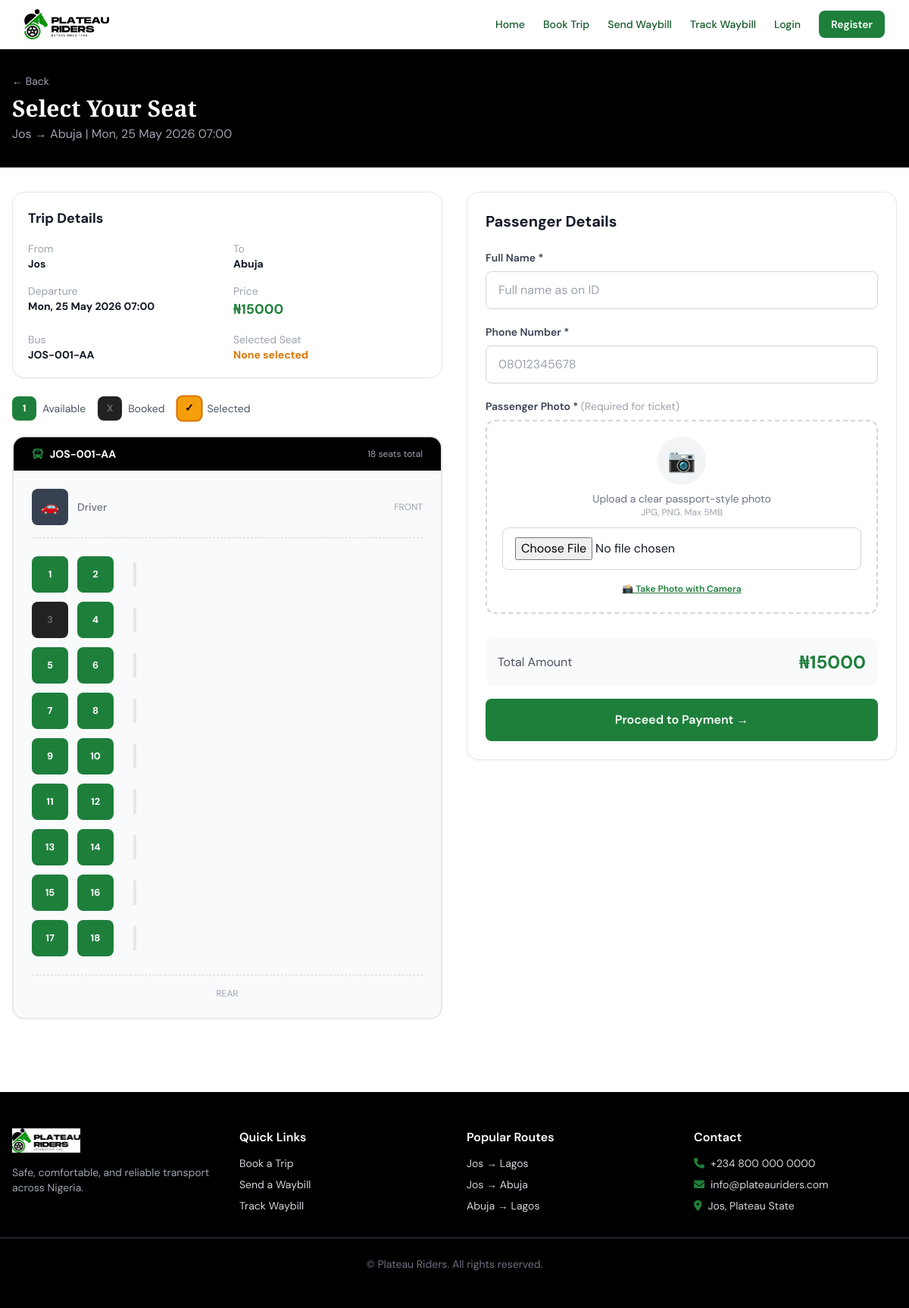
/booking/seats/9/, run on the app's committed database.
### apps/booking/models.py (models this page shows, shortened)
class Trip(models.Model):
    STATUS_CHOICES = [
        ('scheduled', 'Scheduled'),
        ('boarding', 'Boarding'),
        ('in_transit', 'In Transit'),
        ('completed', 'Completed'),
        ('cancelled', 'Cancelled'),
    ]
    route = models.ForeignKey(Route, on_delete=models.CASCADE, related_name='trips')
    bus = models.ForeignKey(Bus, on_delete=models.CASCADE, related_name='trips')
    departure_time = models.DateTimeField()
    arrival_time = models.DateTimeField(null=True, blank=True)
    price = models.DecimalField(max_digits=10, decimal_places=2)
    status = models.CharField(max_length=20, choices=STATUS_CHOICES, default='scheduled')
    created_at = models.DateTimeField(auto_now_add=True)
    def booked_seat_ids(self):
        return list(self.bookings.filter(
            status__in=['confirmed', 'pending']
        ).values_list('seat_id', flat=True))

### apps/routes/models.py (models this page shows, shortened)
class Route(models.Model):
    origin = models.CharField(max_length=100)
    destination = models.CharField(max_length=100)
    base_price = models.DecimalField(max_digits=10, decimal_places=2, default=0)
    is_active = models.BooleanField(default=True)
    created_at = models.DateTimeField(auto_now_add=True)

### apps/buses/models.py (models this page shows, shortened)
class Bus(models.Model):
    BUS_TYPES = [
        ('standard', 'Standard Bus'),
        ('luxury', 'Luxury Bus'),
        ('minibus', 'Minibus'),
        ('coaster', 'Coaster'),
    ]
    plate_number = models.CharField(max_length=20, unique=True)
    capacity = models.PositiveIntegerField()
    bus_type = models.CharField(max_length=20, choices=BUS_TYPES, default='standard')
    is_active = models.BooleanField(default=True)
    created_at = models.DateTimeField(auto_now_add=True)

class Seat(models.Model):
    bus = models.ForeignKey(Bus, on_delete=models.CASCADE, related_name='seats')
    seat_number = models.PositiveIntegerField()
    class Meta:
        unique_together = ('bus', 'seat_number')
        ordering = ['seat_number']

### apps/booking/views.py (the view)
# urls.py: path('booking/seats/<int:trip_id>/', views.select_seats, name='select_seats'),
def select_seats(request, trip_id):
    trip = get_object_or_404(Trip, pk=trip_id)
    origin = request.GET.get('origin', trip.route.origin)
    destination = request.GET.get('destination', trip.route.destination)
    price = request.GET.get('price', trip.price)
    seats = trip.bus.seats.all().order_by('seat_number')
    booked_seat_ids = trip.booked_seat_ids()
    seat_data = []
    for seat in seats:
        seat_data.append({
            'id': seat.id,
            'number': seat.seat_number,
            'is_booked': seat.id in booked_seat_ids,
        })
    form = PassengerDetailsForm()
    return render(request, 'booking/select_seats.html', {
        'trip': trip,
        'seats': seats,
        'seat_data': json.dumps(seat_data),
        'booked_seat_ids': booked_seat_ids,
        'origin': origin,
        'destination': destination,
        'price': price,
        'form': form,
        'bus': trip.bus,
    })

### apps/booking/forms.py
class PassengerDetailsForm(forms.ModelForm):
    class Meta:
        model = Booking
        fields = ['passenger_name', 'phone', 'passenger_photo']
        widgets = {
            'passenger_name': forms.TextInput(attrs={
                'class': 'form-input w-full px-4 py-3 rounded-lg border border-gray-300',
                'placeholder': 'Full name as on ID'
            }),
            'phone': forms.TextInput(attrs={
                'class': 'form-input w-full px-4 py-3 rounded-lg border border-gray-300',
                'placeholder': '08012345678'
            }),
            'passenger_photo': forms.FileInput(attrs={
                'class': 'form-input w-full px-4 py-3 rounded-lg border border-gray-300',
                'accept': 'image/*',
                'capture': 'user'
            }),
        }
    def __init__(self, *args, **kwargs):
        super().__init__(*args, **kwargs)
        self.fields['passenger_photo'].required = True

### templates/booking/select_seats.html (shortened to what this page needs)
{% extends 'base.html' %}
{% block content %}
<div class="bg-black text-white py-8 no-print">
    <div class="max-w-7xl mx-auto px-4">
        <div class="flex items-center gap-3 mb-2">
            <a href="javascript:history.back()" class="text-gray-400 hover:text-white text-sm">← Back</a>
        </div>
        <h1 class="font-display text-3xl font-bold">Select Your Seat</h1>
        <p class="text-gray-400 mt-1">{{ trip.route.origin }} → {{ trip.route.destination }} | {{ trip.departure_time|date:"D, d M Y H:i" }}</p>
    </div>
</div>
<div class="max-w-7xl mx-auto px-4 py-8">
    <form method="POST" action="/booking/confirm/{{ trip.id }}/" enctype="multipart/form-data" id="booking-form">
        <div class="grid grid-cols-1 lg:grid-cols-2 gap-8">
            <div>
                <div class="bg-white border border-gray-200 rounded-2xl p-5 mb-6 shadow-sm">
                    <h3 class="font-bold text-lg mb-4">Trip Details</h3>
                    <div class="grid grid-cols-2 gap-4 text-sm">
                        <div>
                            <span class="text-gray-400 block">From</span>
                            <strong>{{ origin }}</strong>
                        </div>
                        <div>
                            <span class="text-gray-400 block">To</span>
                            <strong>{{ destination }}</strong>
                        </div>
                        <div>
                            <span class="text-gray-400 block">Departure</span>
                            <strong>{{ trip.departure_time|date:"D, d M Y H:i" }}</strong>
                        </div>
                        <div>
                            <span class="text-gray-400 block">Price</span>
                            <strong class="text-pr-green text-lg">₦{{ price|floatformat:0 }}</strong>
                        </div>
                        <div>
                            <span class="text-gray-400 block">Bus</span>
                            <strong>{{ bus.plate_number }}</strong>
                        </div>
                        <div>
                            <span class="text-gray-400 block">Selected Seat</span>
                            <strong id="selected-seat-display" class="text-amber-600">None selected</strong>
                        </div>
                    </div>
                </div>
                <div class="flex gap-4 mb-5 flex-wrap">
                    <div class="flex items-center gap-2">
                        <div class="w-8 h-8 seat-btn available">1</div>
                        <span class="text-sm text-gray-600">Available</span>
                    </div>
                    <div class="flex items-center gap-2">
                        <div class="w-8 h-8 seat-btn booked">X</div>
                        <span class="text-sm text-gray-600">Booked</span>
                    </div>
                    <div class="flex items-center gap-2">
                        <div class="w-8 h-8 seat-btn selected">✓</div>
                        <span class="text-sm text-gray-600">Selected</span>
                    </div>
                </div>
                <div class="bg-white border-2 border-gray-200 rounded-2xl overflow-hidden">
                    <div class="bg-black text-white px-6 py-3 flex items-center justify-between">
                        <span class="font-bold text-sm"><i class="fa-solid fa-bus text-pr-green mr-2"></i>{{ bus.plate_number }}</span>
                        <span class="text-xs text-gray-400">{{ bus.capacity }} seats total</span>
                    </div>
                    <div class="p-6 bg-gray-50">
                        <div class="flex justify-between items-center mb-6 pb-4 border-b border-dashed border-gray-300">
                            <div class="flex items-center gap-3">
                                <div class="driver-seat">🚗</div>
                                <span class="text-sm text-gray-500 font-medium">Driver</span>
                            </div>
                            <div class="text-xs text-gray-400">FRONT</div>
                        </div>
                        <div class="space-y-3" id="seat-map">
                            {% for seat in seats %}
                            {% if forloop.counter0|divisibleby:2 %}
                            <div class="flex gap-3 items-center">
                            {% endif %}
                            <button type="button"
                                    class="seat-btn {% if seat.id in booked_seat_ids %}booked{% else %}available{% endif %}"
                                    data-seat-id="{{ seat.id }}"
                                    data-seat-number="{{ seat.seat_number }}"
                                    {% if seat.id in booked_seat_ids %}disabled{% endif %}>
                                {{ seat.seat_number }}
                            </button>
                            {% if forloop.counter|divisibleby:2 or forloop.last %}
                            <div class="w-8 h-8 flex items-center justify-center">
                                <div class="w-1 h-full bg-gray-200"></div>
                            </div>
                            </div>
                            {% endif %}
                            {% endfor %}
                        </div>
                        <div class="mt-6 pt-4 border-t border-dashed border-gray-300 text-center text-xs text-gray-400">
                            REAR
                        </div>
                    </div>
                </div>
            </div>
            <div>
                <div class="bg-white border border-gray-200 rounded-2xl p-6 shadow-sm">
                    <h3 class="font-bold text-xl mb-6">Passenger Details</h3>
                    <div class="space-y-5">
                        <div>
                            <label class="block text-sm font-semibold text-gray-700 mb-2">Full Name *</label>
                            {{ form.passenger_name }}
                        </div>
                        <div>
                            <label class="block text-sm font-semibold text-gray-700 mb-2">Phone Number *</label>
                            {{ form.phone }}
                        </div>
                        <div>
                            <label class="block text-sm font-semibold text-gray-700 mb-2">
                                Passenger Photo * <span class="text-gray-400 font-normal">(Required for ticket)</span>
                            </label>
                            <div class="border-2 border-dashed border-gray-300 rounded-xl p-5 text-center hover:border-pr-green transition-colors">
                                <div id="photo-placeholder" class="mb-3">
                                    <div class="w-16 h-16 bg-gray-100 rounded-full flex items-center justify-center mx-auto mb-2">
                                        <span class="text-3xl">📷</span>
                                    </div>
                                    <p class="text-sm text-gray-500">Upload a clear passport-style photo</p>
                                    <p class="text-xs text-gray-400">JPG, PNG. Max 5MB</p>
                                </div>
                                {{ form.passenger_photo }}
                                <div class="mt-3">
                                    <button type="button" id="camera-btn"
                                            class="text-xs text-pr-green hover:text-pr-dark font-semibold underline">
                                        📸 Take Photo with Camera
                                    </button>
                                </div>
                            </div>
                        </div>
                    </div>
                    <div class="mt-8">
                        <div class="flex items-center justify-between mb-4 p-4 bg-gray-50 rounded-xl">
                            <span class="text-gray-600">Total Amount</span>
                            <span class="font-bold text-2xl text-pr-green">₦{{ price|floatformat:0 }}</span>
                        </div>
                        <button type="button" id="proceed-btn" class="btn-primary w-full py-4 text-base">
                            Proceed to Payment →
                        </button>
                    </div>
                </div>
            </div>
        </div>
    </form>
</div>
{% endblock %}

### templates/base.html (style rules this page uses)
body { font-family: 'DM Sans', system-ui, sans-serif; }
.font-display { font-family: 'Playfair Display', Georgia, serif; }
.btn-primary { background-color: #1E7F3B; color: white; padding: 0.75rem 1.5rem; border-radius: 0.5rem; font-weight: 600; transition: background-color 0.2s; display: inline-block; cursor: pointer; border: none; }
.form-input { width: 100%; padding: 0.75rem 1rem; border: 1px solid #d1d5db; border-radius: 0.5rem; outline: none; transition: border-color 0.2s; }

### templates/booking/select_seats.html (style rules this page uses)
.seat-btn { width: 48px; height: 48px; border-radius: 8px; font-weight: 700; font-size: 0.8rem; transition: all 0.15s; display: flex; align-items: center; justify-content: center; border: 2px solid transparent; }
.seat-btn.available { background: #1E7F3B; color: white; cursor: pointer; }
.seat-btn.booked { background: #222; color: #666; cursor: not-allowed; }
.seat-btn.selected { background: #F59E0B; color: black; border-color: #D97706; transform: scale(1.1); }
.driver-seat { width: 48px; height: 48px; border-radius: 8px; background: #374151; color: #9CA3AF; font-size: 1.2rem; display: flex; align-items: center; justify-content: center; }

### data on the page
Trip: route.origin "Jos", route.destination "Abuja", departure_time "Mon, 25 May 2026 07:00", price "15000"
Route: origin "Jos", destination "Abuja"
Bus: plate_number "JOS-001-AA", capacity "18"
Seat: seat_number "1"
Seat: seat_number "2"
Seat: seat_number "3"
Seat: seat_number "4"
Seat: seat_number "5"
Seat: seat_number "6"
Seat: seat_number "7"
Seat: seat_number "8"
Seat: seat_number "9"
Seat: seat_number "10"
Seat: seat_number "11"
Seat: seat_number "12"
Seat: seat_number "13"
Seat: seat_number "14"
Seat: seat_number "15"
Seat: seat_number "16"
Seat: seat_number "17"
Seat: seat_number "18"
